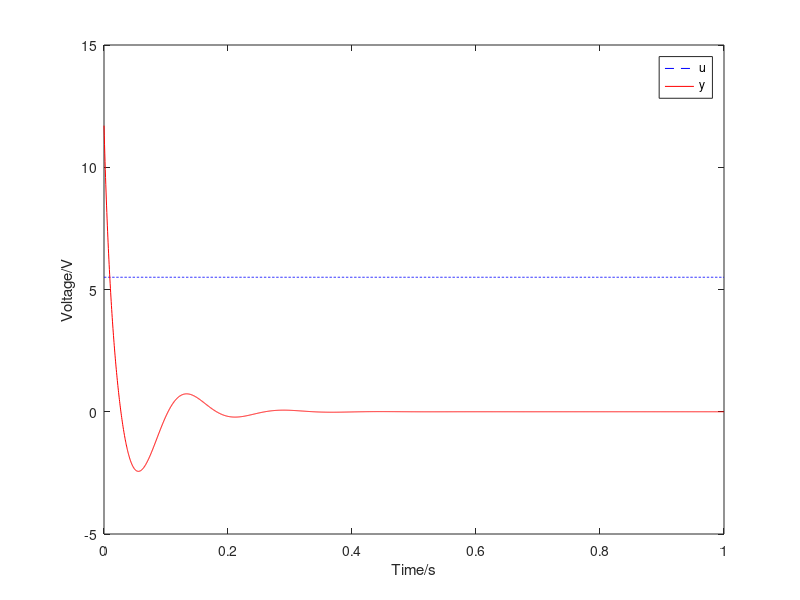

MATLAB code for this plot:
pkg load control;

clear;

R1=470e3;
R2=100e3;
R3=2e3;
R4=7.5e3;
C1=10e-6;
C2=1e-6;
K=1.03;
TE=1.3267e-3;
TM=0.0909;
ke=0.0286479;
kp=4.77;

C=tf([C1*R3*R2*R4 R2*R4], [C2*R4*R1*R3 R1*R3]);
P=tf([kp*K/ke], [TE*TM TE+TM 1 0]);

G=C/(1+C*P);
%G=tf([TE*TM*C1*R2*R3*R4 R2*R4*(TE*TM+(TE+TM)*C1*R3) R2*R4*(TE+TM+C1*R3) R2*R4 0], [TE*TM*C2*R1*R3*R4 R1*R3*(TE*TM+(TE+TM)*C2*R4) R1*R3*(TE+TM+C2*R4) R3*(R1+K*C1*R2*R4) K*R2*R4]);
stepsize=5.5;

[y_unit t]=step(G,1);
y=y_unit*stepsize;
u=ones(length(t),1)*stepsize;

figure
plot(t,u,'b--',t,y,'r-')
legend('u','y');
xlabel('Time/s');
ylabel('Voltage/V');
